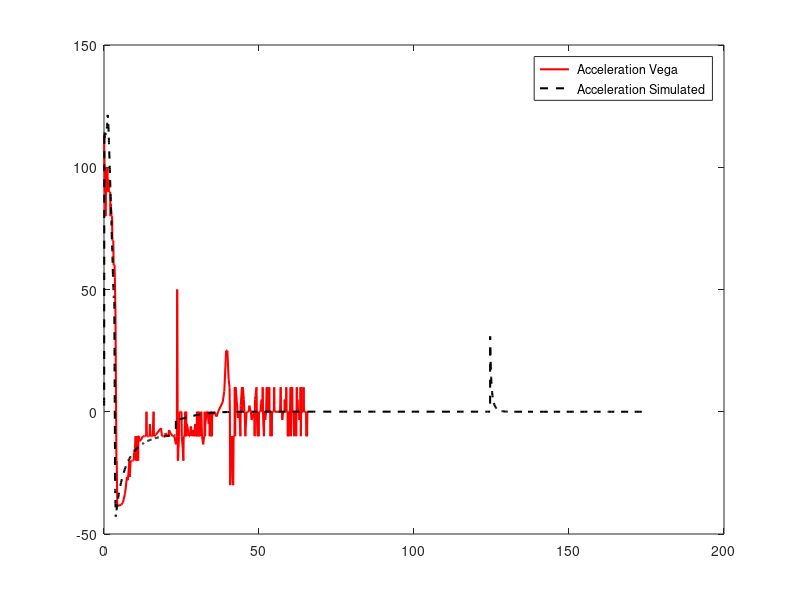

Write MATLAB code to recreate this figure.
%% Checking Convergence of the Method
clc; clear all;close all;

load('RocketPyData')

time = Rocketpydata(:,1);
velocity = Rocketpydata(:,3);
acceleration = Rocketpydata(:,4);

dVelocity = diff(velocity);  %calculating all the slopes of the curve, then plotting them together
dTime = diff(time);

%calculating derivative
acceleration_der = dVelocity./dTime;
acceleration_der_NOUDV =[];

for element = [1:size(acceleration_der)] %%putting acceleration = precedent value where NAN is calculated. It means same acceleration at same time
    if not(isnan(acceleration_der(element)))
        acceleration_der_NOUDV = [acceleration_der_NOUDV,acceleration_der(element)];
    else
        acceleration_der_NOUDV = [acceleration_der_NOUDV,acceleration_der(element+1)];
    end
end

acceleration_der_NOUDV= acceleration_der_NOUDV';


plot(time(2:end),acceleration_der_NOUDV,'r','LineWidth',1.5,'DisplayName',' Acceleration from Derivative')
hold on
plot(time,acceleration,'k--','LineWidth',1.5,'DisplayName',' Acceleration Simulated')
hold on
plot(time,velocity,'m','LineWidth',1.5,'DisplayName',' Acceleration Simulated')
hold off

%% Checking Convergence of the METHOD with EASYMINI DATA
clc; clear all;close all;

load("easyDATAwV.mat")
timeE = EASYdata(32:end,1);
accelerationE = EASYdata(32:end,2)
velocityE = EASYdata(32:end,4)

dv = diff(velocityE);
dt = diff(timeE);

acc = dv./dt;
acc_udv =[]
time_udv =[]


for element = [2:size(acc)] %%putting acceleration = 0 where NAN is calculated. It means same velocity at same time
    if not((isnan(acc(element))  || (acc(element)>200)))
        acc_udv = [acc_udv,acc(element)];
        time_udv =[time_udv,timeE(element)];
 
    end
end

plot(time_udv',acc_udv','r','LineWidth',1.5,'DisplayName',' Acceleration from Derivative')
hold on
plot(timeE,accelerationE,'k--','LineWidth',1.5,'DisplayName',' Acceleration by Easymini')
hold on
plot(timeE,velocityE,'b-.','LineWidth',1.5,'DisplayName',' Velocity Easymini')
hold off

legend("location","northeast")

%% Convergence of VEGA Data

clc
clear all
close all

load('easyDATAwV.mat')
load('RocketPyData')
load("vegaDATA")

time = Rocketpydata(:,1);
velocity = Rocketpydata(:,3);
acceleration = Rocketpydata(:,4);

timeE = EASYdata(32:end,1);
accelerationE = EASYdata(32:end,2)
velocityE = EASYdata(32:end,4)


%Acceleration From Vega
timeV = (VEGAdata(1:end,1)-VEGAdata(1,1))/10;  %removing offset, time in seconds
velocityV = VEGAdata(1:end,3);

%calculating f(x+1)-f(x) for each point
diffV = diff(velocityV); %this is a vector contaning all the differences [v(2:n,:) - v(1:n-1,:)].
diffT = diff(timeV); %vector containing all the differences [t(2:n,:) - t(1:n-1,:)]

acceleration_VEGA = diffV./diffT;
acceleration_VEGA_noUDV = []; 
time_VEGA_noUDV=[]

for element = [1:size(acceleration_VEGA)] %%putting acceleration = 0 where NON is showed. It means same velocity at same time
    if not(isnan(acceleration_VEGA(element)) || acceleration_VEGA(element)<-40)
        acceleration_VEGA_noUDV = [acceleration_VEGA_noUDV,acceleration_VEGA(element)];
        time_VEGA_noUDV = [time_VEGA_noUDV,timeV(element)]
        
    end
end
values =[]
for element = [1:size(acceleration_VEGA)]
    if acceleration_VEGA(element)==0
        values=[values,element];
    end
end

index = min(values);
display("apogee")
display(timeV(index))

% display("Maximum Acceleration VEGA");
% max(acceleration_VEGA_noUDV)

%Velocity
% plot(timeV,velocityV,'b','LineWidth',1.5,'DisplayName',' Velocity Vega')
% hold on
% plot(time,velocity,'g-.','LineWidth',1.5,'DisplayName',' Velocity simulation')
% hold on
% plot(timeE,velocityE,'m-.','LineWidth',1.5,'DisplayName',' Velocity easymini')

% %Acceleration
plot(time_VEGA_noUDV,acceleration_VEGA_noUDV,'r','LineWidth',1.5,'DisplayName',' Acceleration Vega')
hold on
plot(time,acceleration,'k--','LineWidth',1.5,'DisplayName',' Acceleration Simulated')
hold on
% plot(timeE,accelerationE,'b--','LineWidth',1.5,'DisplayName',' Acceleration Easymini')
% hold off

legend("location","northeast")
